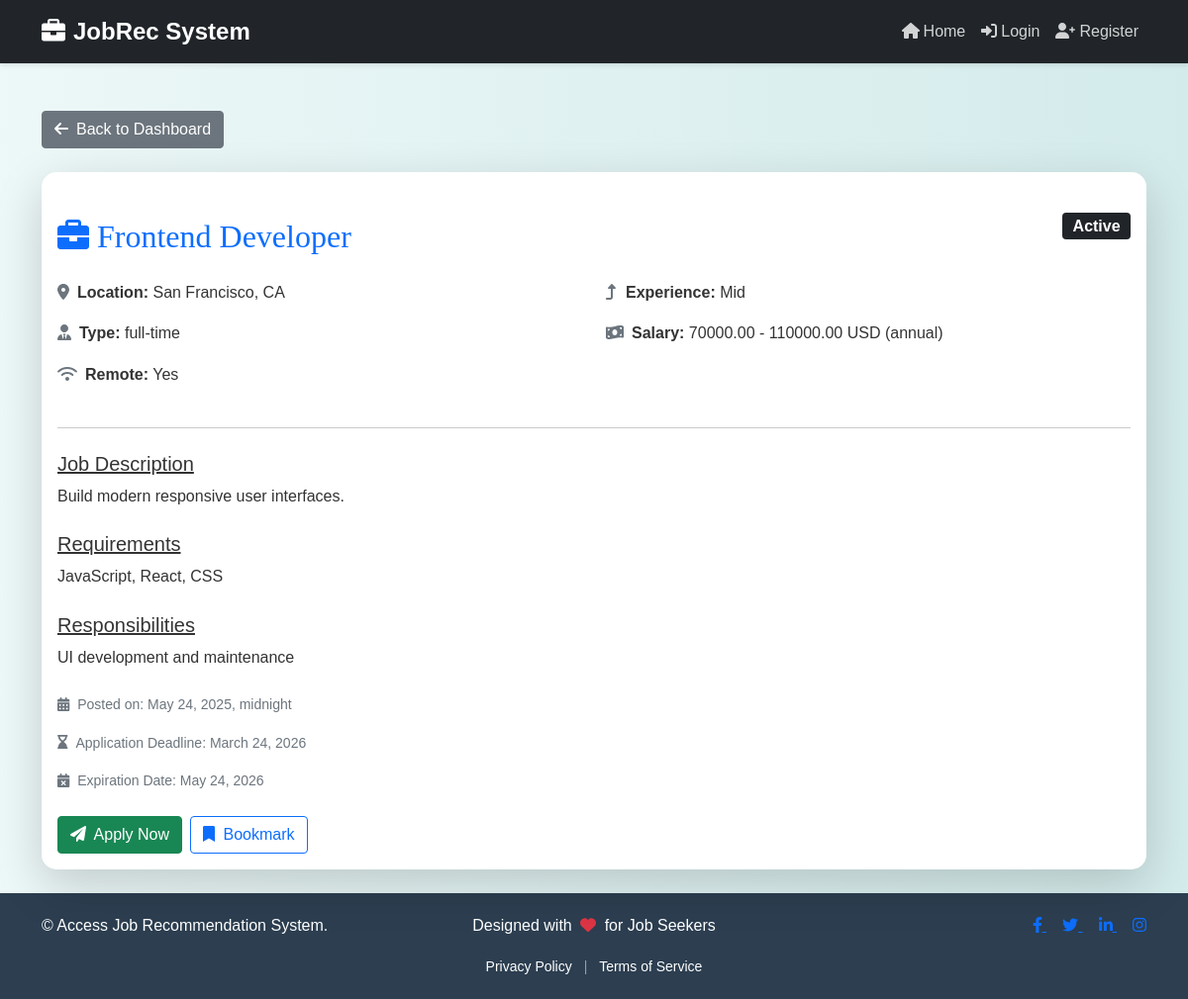
Screenshot of /job/2/ with the database file from the repository.
### myapp/models.py (models this page shows, shortened)
class Job(models.Model):
    JOB_TYPE_CHOICES = [
        ('full-time', 'Full-time'),
        ('part-time', 'Part-time'),
        ('contract', 'Contract'),
        ('internship', 'Internship'),
        ('temporary', 'Temporary'),
    ]
    SALARY_TYPE_CHOICES = [
        ('annual', 'Annual'),
        ('hourly', 'Hourly'),
        ('monthly', 'Monthly'),
    ]
    EXPERIENCE_LEVEL_CHOICES = [
        ('entry', 'Entry'),
        ('mid', 'Mid'),
        ('senior', 'Senior'),
    ]
    STATUS_CHOICES = [
        ('active', 'Active'),
        ('inactive', 'Inactive'),
        ('filled', 'Filled'),
    ]
    title = models.CharField(max_length=200)
    description = models.TextField()
    requirements = models.TextField(blank=True, null=True)
    responsibilities = models.TextField(blank=True, null=True)
    job_type = models.CharField(max_length=20, choices=JOB_TYPE_CHOICES)
    location = models.CharField(max_length=100)
    is_remote = models.BooleanField(default=False)
    salary_min = models.DecimalField(max_digits=10, decimal_places=2, blank=True, null=True)
    salary_max = models.DecimalField(max_digits=10, decimal_places=2, blank=True, null=True)
    salary_currency = models.CharField(max_length=10, default='USD')  # adjust default if needed
    salary_type = models.CharField(max_length=20, choices=SALARY_TYPE_CHOICES)
    experience_level = models.CharField(max_length=20, choices=EXPERIENCE_LEVEL_CHOICES)
    posted_date = models.DateTimeField(default=timezone.now)
    expiration_date = models.DateField(blank=True, null=True)
    application_deadline = models.DateField(blank=True, null=True)
    status = models.CharField(max_length=10, choices=STATUS_CHOICES, default='active')
    skills = models.ManyToManyField('Skill', blank=True)

### myapp/views.py (the view)
# urls.py: path('job/<int:job_id>/', views.job_detail, name='job_detail'),
def job_detail(request, job_id):
    job = get_object_or_404(Job, id=job_id)
    return render(request, 'job_detail.html', {
        'job': job,
        'today': date.today()
    })

### templates/job_detail.html (shortened to what this page needs)
{% extends 'base.html' %}
{% block content %}
<div class="container mt-5">
    <a href="{% url 'dashboard' %}" class="btn btn-secondary mb-4">
        <i class="fas fa-arrow-left me-2"></i>Back to Dashboard
    </a>
    <div class="card shadow-lg border-0">
        <div class="card-body">
            <div class="d-flex justify-content-between align-items-center mb-3">
                <div>
                    <h2 class="card-title text-primary"><i class="fas fa-briefcase me-2"></i>{{ job.title }}</h2>
                </div>
                <span class="badge bg-dark fs-6">{{ job.status|title }}</span>
            </div>
            <div class="row mb-3">
                <div class="col-md-6">
                    <p><i class="fas fa-map-marker-alt me-2 text-muted"></i><strong>Location:</strong> {{ job.location }}</p>
                    <p><i class="fas fa-user-tie me-2 text-muted"></i><strong>Type:</strong> {{ job.job_type }}</p>
                    <p><i class="fas fa-wifi me-2 text-muted"></i><strong>Remote:</strong> {{ job.is_remote|yesno:"Yes,No" }}</p>
                </div>
                <div class="col-md-6">
                    <p><i class="fas fa-level-up-alt me-2 text-muted"></i><strong>Experience:</strong> {{ job.experience_level|title }}</p>
                    <p><i class="fas fa-money-bill-wave me-2 text-muted"></i><strong>Salary:</strong> {{ job.salary_min }} - {{ job.salary_max }} {{ job.salary_currency }} ({{ job.salary_type }})</p>
                </div>
            </div>
            <hr class="my-4">
            <div class="mb-4">
                <h5 class="text-decoration-underline">Job Description</h5>
                <p>{{ job.description }}</p>
            </div>
            <div class="mb-4">
                <h5 class="text-decoration-underline">Requirements</h5>
                <p>{{ job.requirements }}</p>
            </div>
            <div class="mb-4">
                <h5 class="text-decoration-underline">Responsibilities</h5>
                <p>{{ job.responsibilities }}</p>
            </div>
            <div class="text-muted small">
                <p><i class="fas fa-calendar-alt me-2"></i>Posted on: {{ job.posted_date }}</p>
                <p><i class="fas fa-hourglass-end me-2"></i>Application Deadline: {{ job.application_deadline }}</p>
                <p><i class="fas fa-calendar-times me-2"></i>Expiration Date: {{ job.expiration_date }}</p>
            </div>
            {% if job.status == 'active' and job.expiration_date > today %}
            <div class="mt-4 d-flex flex-column flex-sm-row gap-2">
                <form method="post" action="{% url 'apply_job' job.id %}">
                    <button type="submit" class="btn btn-success">
                        <i class="fas fa-paper-plane me-1"></i> Apply Now
                    </button>
                </form>
                <form method="post" action="{% url 'bookmark_job' job.id %}">
                    <button type="submit" class="btn btn-outline-primary">
                        <i class="fas fa-bookmark me-1"></i> Bookmark
                    </button>
                </form>
            </div>
            {% else %}
            <div class="alert alert-warning mt-4">
                <i class="fas fa-exclamation-circle me-2"></i>This job is no longer accepting applications.
            </div>
            {% endif %}
        </div>
    </div>
</div>
{% endblock %}

### templates/base.html (style rules this page uses)
:root { --primary-color: #3498db; --secondary-color: #2ecc71; --background-color: #f8f9fa; --text-color: #333333; --navbar-color: #2c3e50; }
body { background: linear-gradient(90deg, rgba(233, 246, 246, 0.831), rgba(207, 233, 233, 0.9)); font-family: 'Arial', sans-serif; color: var(--text-color); line-height: 1.6; }
h1, h2, h3, h4 { text-align: center; margin-top: 30px; margin-bottom: 30px; font-family: 'Georgia', serif; }
.card { border: none; border-radius: 15px; box-shadow: 0 4px 6px rgba(0,0,0,.1); transition: transform 0.3s ease; }

### rows the page displays
Job: title "Frontend Developer", status "Active", location "San Francisco, CA", job_type "full-time", is_remote "Yes", experience_level "Mid", salary_min "70000.00", salary_max "110000.00", salary_currency "USD", salary_type "annual", description "Build modern responsive user interfaces.", requirements "JavaScript, React, CSS", responsibilities "UI development and maintenance", posted_date "May 24, 2025, midnight", application_deadline "March 24, 2026", expiration_date "May 24, 2026"
